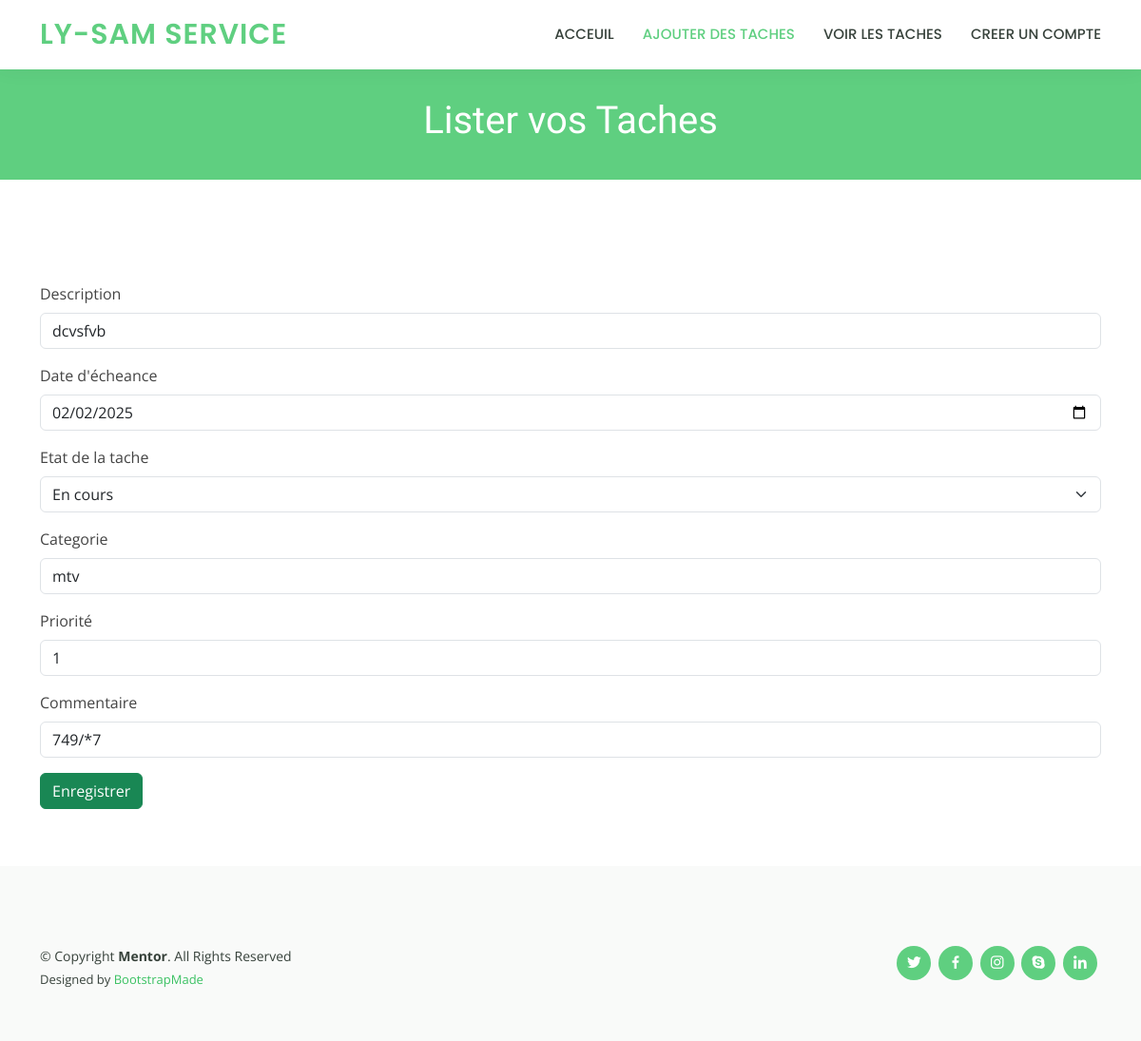
The page /update.php?id=5 on the database its author committed.
### tables this page shows
CREATE TABLE `tache` (
  `id_tache` int(11) NOT NULL,
  `nom_tache` varchar(50) NOT NULL,
  `categorie_tache` varchar(30) NOT NULL,
  `description_tache` varchar(100) NOT NULL,
  `delai_tache` date NOT NULL,
  `date_echeance` date DEFAULT NULL,
  `etat_de_tache` varchar(30) DEFAULT NULL,
  `assignation` varchar(50) DEFAULT NULL,
  `priorite` int(11) DEFAULT NULL,
  `commentaire` text DEFAULT NULL,
  `description` varchar(200) NOT NULL
);

### update.php (the view, shortened to what this page needs)
<?php
$servername="localhost";
$username= "root";
$password="";
$dbname="ecole";
$conn= mysqli_connect($servername, $username, $password, $dbname);
$id_tache = isset($_GET['id']) ? $_GET['id'] : '';
$requete_select = "SELECT * FROM tache WHERE id_tache = $id_tache";
$resultat_select = mysqli_query($conn, $requete_select);
if ($resultat_select && mysqli_num_rows($resultat_select) > 0) {
    $row = mysqli_fetch_assoc($resultat_select);
    $description = $row['description'];
    $date_echeance = $row['date_echeance'];
    $etat_de_tache = $row['etat_de_tache'];
    $assignation = $row['assignation'];
    $priorite = $row['priorite'];
    $commentaire = $row['commentaire'];
} else {
    echo "Tâche non trouvée.";
    exit;
}
?>
<!DOCTYPE html>
<html lang="en">
<head>
  <link href="assets/vendor/animate.css/animate.min.css" rel="stylesheet">
  <link href="assets/vendor/aos/aos.css" rel="stylesheet">
  <link href="assets/vendor/bootstrap/css/bootstrap.min.css" rel="stylesheet">
  <link href="assets/vendor/bootstrap-icons/bootstrap-icons.css" rel="stylesheet">
  <link href="assets/vendor/boxicons/css/boxicons.min.css" rel="stylesheet">
  <link href="assets/vendor/remixicon/remixicon.css" rel="stylesheet">
  <link href="assets/vendor/swiper/swiper-bundle.min.css" rel="stylesheet">
  <link href="assets/css/style.css" rel="stylesheet">
</head>
<body>
  <header id="header" class="fixed-top">
    <div class="container d-flex align-items-center">
      <h1 class="logo me-auto"><a href="index.html">Ly-sam service</a></h1>
      <nav id="navbar" class="navbar order-last order-lg-0">
        <ul>
        <li><a  href="index.php">ACCEUIL</a></li>
          <li><a class="active" href="signup.php">AJOUTER DES TACHES</a></li>
          <li><a href="admin.php">VOIR LES TACHES</a></li>
          <li><a href="connexion.php">CREER UN COMPTE</a></li>
        </ul>
      </nav>
    </div>
  </header>
  <main id="main" data-aos="fade-in">
    <div class="breadcrumbs">
      <div class="container">
        <h1>Lister vos Taches</h1>
      </div>
    </div>
    <section>
      <div class="container mt-5">
        <form action="modifier.php" method="POST" enctype="multipart/form-data">
                <div class="mb-3">
                    <label for="description" class="form-label">Description</label>
                    <input type="text" value="<?php echo $description; ?>" class="form-control" id="description" name="description" required>
                </div>
                <div class="mb-3">
                    <label for="date_echeance" class="form-label">Date d'écheance</label>
                    <input type="date" value="<?php echo $date_echeance; ?>" class="form-control" id="date_echeance" name="date_echeance" required>
                </div>
                <div class="mb-3">
                    <label for="etat_de_tache" class="form-label">Etat de la tache</label>
                    <select class="form-select" id="etat_de_tache" value="<?php echo $etat_de_tache; ?>" name="etat_de_tache" required>
                        <option value="En cours">En cours</option>
                    </select>
                </div>
                <div class="mb-3">
                    <label for="assignation" class="form-label">Categorie</label>
                    <input type="text" class="form-control" value="<?php echo $assignation; ?>" id="assignation" name="assignation" required>
                </div>
                <div class="mb-3">
                    <label for="priorite" class="form-label">Priorité</label>
                    <input type="text" class="form-control" value="<?php echo $priorite; ?>" id="priorite" name="priorite" required>
                </div>
                <div class="mb-3">
                    <label for="commentaire" class="form-label">Commentaire</label>
                    <input type="text" class="form-control" value="<?php echo $commentaire; ?>" id="commentaire" name="commentaire" required>
                </div>
                <button type="submit" class="btn btn-success">Enregistrer</button>
            </form>
        </div>
    </section>
  </main>
  <footer id="footer">
    <div class="footer-top">
      <div class="container">
        <div class="row">
    <div class="container d-md-flex py-4">
      <div class="me-md-auto text-center text-md-start">
        <div class="copyright">
          &copy; Copyright <strong><span>Mentor</span></strong>. All Rights Reserved
        </div>
        <div class="credits">
          Designed by <a href="https://bootstrapmade.com/">BootstrapMade</a>
        </div>
      </div>
      <div class="social-links text-center text-md-right pt-3 pt-md-0">
        <a href="#" class="twitter"><i class="bx bxl-twitter"></i></a>
        <a href="#" class="facebook"><i class="bx bxl-facebook"></i></a>
        <a href="#" class="instagram"><i class="bx bxl-instagram"></i></a>
        <a href="#" class="google-plus"><i class="bx bxl-skype"></i></a>
        <a href="#" class="linkedin"><i class="bx bxl-linkedin"></i></a>
      </div>
    </div>
  </footer>
</body>
</html>

### assets/css/style.css (style rules this page uses)
body { font-family: "Open Sans", sans-serif; color: #444444; }
a { color: #5fcf80; text-decoration: none; }
h1, h2, h3, h4, h5, h6 { font-family: "Raleway", sans-serif; }
#header { background: #fff; transition: all 0.5s; z-index: 997; padding: 15px 0; box-shadow: 0px 0 18px rgba(55, 66, 59, 0.08); }
#header .logo { font-size: 30px; margin: 0; padding: 0; line-height: 1; font-weight: 600; letter-spacing: 1px; text-transform: uppercase; font-family: "Poppins", sans-serif; }
#header .logo a { color: #5fcf80; }
.navbar { padding: 0; }
.navbar ul { margin: 0; padding: 0; display: flex; list-style: none; align-items: center; }
.navbar li { position: relative; }
.navbar a, .navbar a:focus { display: flex; align-items: center; justify-content: space-between; padding: 10px 0 10px 30px; font-family: "Poppins", sans-serif; font-size: 15px; font-weight: 500; color: #37423b; white-space: nowrap; transition: 0.3s; }
.navbar a:hover, .navbar .active, .navbar .active:focus, .navbar li:hover>a { color: #5fcf80; }
section { padding: 60px 0; overflow: hidden; }
.breadcrumbs { margin-top: 73px; text-align: center; background: #5fcf80; padding: 30px 0; color: #fff; }
#footer { color: #37423b; font-size: 14px; background: #eef0ef; }
#footer .footer-top { padding: 60px 0 30px 0; background: #f9faf9; }
#footer .credits { padding-top: 5px; font-size: 13px; }
#footer .credits a { color: #3ac162; transition: 0.3s; }
#footer .social-links a { font-size: 18px; display: inline-block; background: #5fcf80; color: #fff; line-height: 1; padding: 8px 0; margin-right: 4px; border-radius: 50%; text-align: center; width: 36px; height: 36px; transition: 0.3s; }

### rows shown on the page
tache: description "dcvsfvb", date_echeance "02/02/2025", etat_de_tache "En cours", assignation "mtv", priorite "1", commentaire "749/*7"
